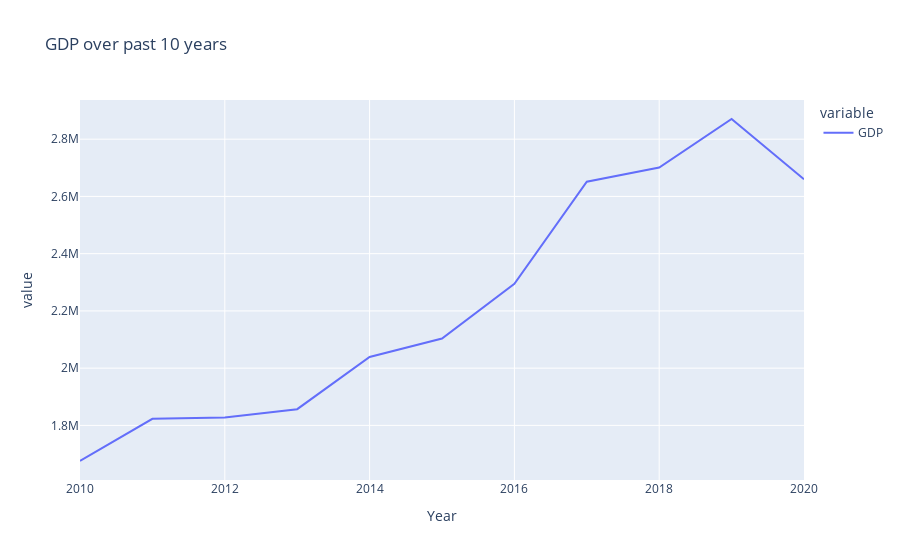

The notebook cell this image was saved under:
### Code cell
px.line(India,
x='Year',
y=['GDP'],
title='GDP over past 10 years')  #Source: https://plotly.com/python/px-arguments/

### Figure 1 — Plotly figure (JSON) as saved in the notebook; plotly's stock layout.template omitted (floating-point values rounded to 4 significant figures)
{"data": [{"hovertemplate": "variable=GDP<br>Year=%{x}<br>value=%{y}<extra></extra>", "legendgroup": "GDP", "line": {"color": "#636efa", "dash": "solid"}, "marker": {"symbol": "circle"}, "mode": "lines", "name": "GDP", "orientation": "v", "showlegend": true, "x": [2010, 2011, 2012, 2013, 2014, 2015, 2016, 2017, 2018, 2019, 2020], "xaxis": "x", "y": [1676000.0, 1823000.0, 1828000.0, 1857000.0, 2039000.0, 2104000.0, 2295000.0, 2651000.0, 2701000.0, 2870000.0, 2660000.0], "yaxis": "y", "type": "scatter"}], "layout": {"xaxis": {"anchor": "y", "domain": [0.0, 1.0], "title": {"text": "Year"}}, "yaxis": {"anchor": "x", "domain": [0.0, 1.0], "title": {"text": "value"}}, "legend": {"title": {"text": "variable"}, "tracegroupgap": 0}, "title": {"text": "GDP over past 10 years"}}}
